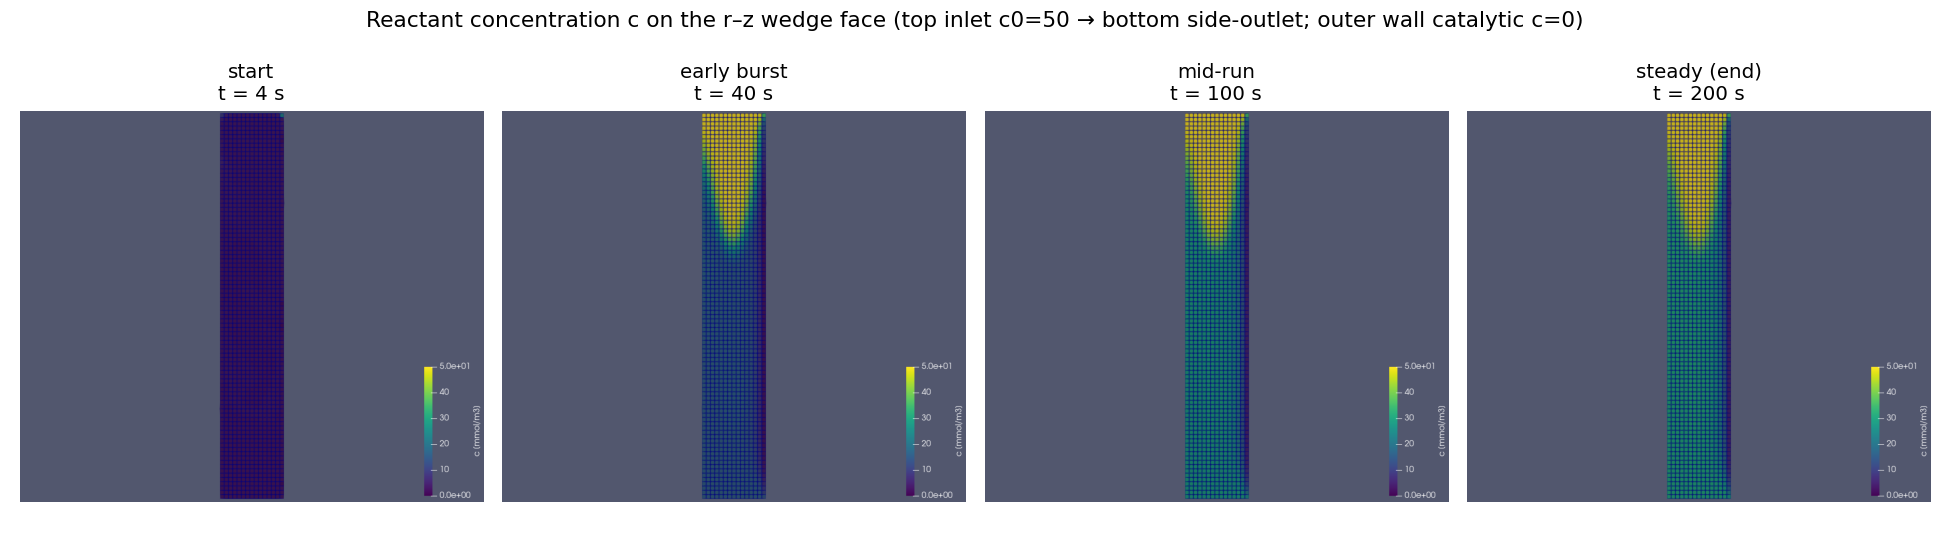

This figure's Python source:
"""Assemble a 4-up montage (start / breakthrough / mid / steady) from the
ParaView frames produced by visualize.py.

Run:  python montage.py FRAMES_DIR OUT_PNG [t1 t2 t3 t4]
"""
import sys
from pathlib import Path
import matplotlib
matplotlib.use("Agg")
import matplotlib.pyplot as plt
import matplotlib.image as mpimg

frames_dir = Path(sys.argv[1]) if len(sys.argv) > 1 else Path("frames")
out_png = Path(sys.argv[2]) if len(sys.argv) > 2 else frames_dir.parent / "montage.png"

idx = frames_dir / "frames_index.txt"
pairs = []
for line in idx.read_text().splitlines():
    t, fp = line.split(maxsplit=1)
    pairs.append((float(t), fp))
pairs.sort()
times = [t for t, _ in pairs]

# target times: start, ~breakthrough, mid, steady (overridable on cmd line)
if len(sys.argv) > 6:
    targets = [float(x) for x in sys.argv[3:7]]
else:
    tmax = times[-1]
    targets = [times[0], 4.0, tmax * 0.5, tmax]


def nearest(tt):
    return min(pairs, key=lambda p: abs(p[0] - tt))


fig, axes = plt.subplots(1, 4, figsize=(15, 4.2))
labels = ["start", "early burst", "mid-run", "steady (end)"]
for ax, tt, lab in zip(axes, targets, labels):
    t, fp = nearest(tt)
    ax.imshow(mpimg.imread(fp))
    ax.set_title(f"{lab}\nt = {t:.0f} s", fontsize=11)
    ax.axis("off")
fig.suptitle("Reactant concentration c on the r–z wedge face "
             "(top inlet c0=50 → bottom side-outlet; outer wall catalytic c=0)",
             fontsize=12)
fig.tight_layout(rect=[0, 0, 1, 0.95])
fig.savefig(out_png, dpi=130)
print("wrote", out_png)
